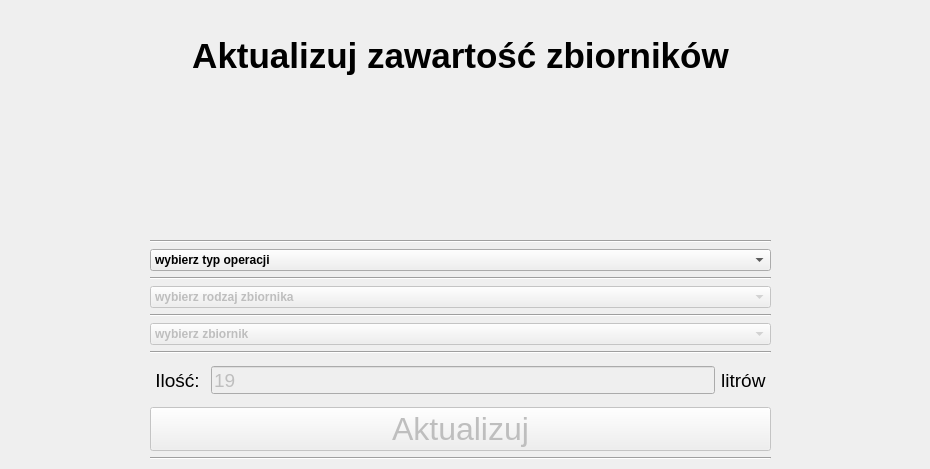
    <widget class="QWidget" name="changeTankFillLevelTab">
     <attribute name="title">
      <string>Aktualizuj zawartość zbiorników</string>
     </attribute>
     <widget class="QWidget" name="verticalLayoutWidget_2">
      <property name="geometry">
       <rect>
        <x>0</x>
        <y>0</y>
        <width>921</width>
        <height>111</height>
       </rect>
      </property>
      <layout class="QVBoxLayout" name="verticalLayout_5">
       <item>
        <widget class="QLabel" name="label_31">
         <property name="font">
          <font>
           <family>Arial</family>
           <pointsize>26</pointsize>
           <weight>75</weight>
           <bold>true</bold>
          </font>
         </property>
         <property name="text">
          <string>Aktualizuj zawartość zbiorników</string>
         </property>
         <property name="alignment">
          <set>Qt::AlignCenter</set>
         </property>
        </widget>
       </item>
      </layout>
     </widget>
     <widget class="QWidget" name="verticalLayoutWidget_3">
      <property name="geometry">
       <rect>
        <x>150</x>
        <y>240</y>
        <width>621</width>
        <height>220</height>
       </rect>
      </property>
      <layout class="QVBoxLayout" name="verticalLayout_6">
       <item>
        <widget class="Line" name="line_22">
         <property name="orientation">
          <enum>Qt::Horizontal</enum>
         </property>
        </widget>
       </item>
       <item>
        <widget class="QComboBox" name="changeTankFillLevelTabOperatonType">
         <property name="font">
          <font>
           <weight>75</weight>
           <bold>true</bold>
          </font>
         </property>
         <item>
          <property name="text">
           <string>wybierz typ operacji</string>
          </property>
         </item>
         <item>
          <property name="text">
           <string>wpisz aktualna zawartosc zbiornika</string>
          </property>
         </item>
         <item>
          <property name="text">
           <string>uzupelnienie zbiornika</string>
          </property>
         </item>
         <item>
          <property name="text">
           <string>pobrano ze zbiornika</string>
          </property>
         </item>
        </widget>
       </item>
       <item>
        <widget class="Line" name="line_17">
         <property name="orientation">
          <enum>Qt::Horizontal</enum>
         </property>
        </widget>
       </item>
       <item>
        <widget class="QComboBox" name="changeTankFillLevelTabTankType">
         <property name="enabled">
          <bool>false</bool>
         </property>
         <property name="font">
          <font>
           <weight>75</weight>
           <bold>true</bold>
          </font>
         </property>
         <item>
          <property name="text">
           <string>wybierz rodzaj zbiornika</string>
          </property>
         </item>
         <item>
          <property name="text">
           <string>magazyn</string>
          </property>
         </item>
         <item>
          <property name="text">
           <string>stacja paliwowa</string>
          </property>
         </item>
        </widget>
       </item>
       <item>
        <widget class="Line" name="line_19">
         <property name="orientation">
          <enum>Qt::Horizontal</enum>
         </property>
        </widget>
       </item>
       <item>
        <widget class="QComboBox" name="changeTankFillLevelTabChosenTank">
         <property name="enabled">
          <bool>false</bool>
         </property>
         <property name="font">
          <font>
           <weight>75</weight>
           <bold>true</bold>
          </font>
         </property>
         <item>
          <property name="text">
           <string>wybierz zbiornik</string>
          </property>
         </item>
        </widget>
       </item>
       <item>
        <widget class="Line" name="line_20">
         <property name="orientation">
          <enum>Qt::Horizontal</enum>
         </property>
        </widget>
       </item>
       <item>
        <layout class="QHBoxLayout" name="horizontalLayout_6">
         <item>
          <widget class="QLabel" name="label_32">
           <property name="font">
            <font>
             <pointsize>14</pointsize>
            </font>
           </property>
           <property name="text">
            <string> Ilość: </string>
           </property>
           <property name="alignment">
            <set>Qt::AlignCenter</set>
           </property>
          </widget>
         </item>
         <item>
          <widget class="QLineEdit" name="changeTankFillLevelTabAmount">
           <property name="enabled">
            <bool>false</bool>
           </property>
           <property name="minimumSize">
            <size>
             <width>0</width>
             <height>0</height>
            </size>
           </property>
           <property name="maximumSize">
            <size>
             <width>10000</width>
             <height>28</height>
            </size>
           </property>
           <property name="font">
            <font>
             <pointsize>14</pointsize>
            </font>
           </property>
           <property name="text">
            <string>19</string>
           </property>
           <property name="frame">
            <bool>true</bool>
           </property>
          </widget>
         </item>
         <item>
          <widget class="QLabel" name="label_33">
           <property name="font">
            <font>
             <pointsize>14</pointsize>
            </font>
           </property>
           <property name="text">
            <string>litrów </string>
           </property>
           <property name="alignment">
            <set>Qt::AlignCenter</set>
           </property>
          </widget>
         </item>
        </layout>
       </item>
       <item>
        <widget class="QPushButton" name="changeTankFillLevelTabUpdateButton">
         <property name="enabled">
          <bool>false</bool>
         </property>
         <property name="font">
          <font>
           <pointsize>24</pointsize>
          </font>
         </property>
         <property name="text">
          <string>Aktualizuj</string>
         </property>
        </widget>
       </item>
       <item>
        <widget class="Line" name="line_21">
         <property name="orientation">
          <enum>Qt::Horizontal</enum>
         </property>
        </widget>
       </item>
      </layout>
     </widget>
    </widget>
